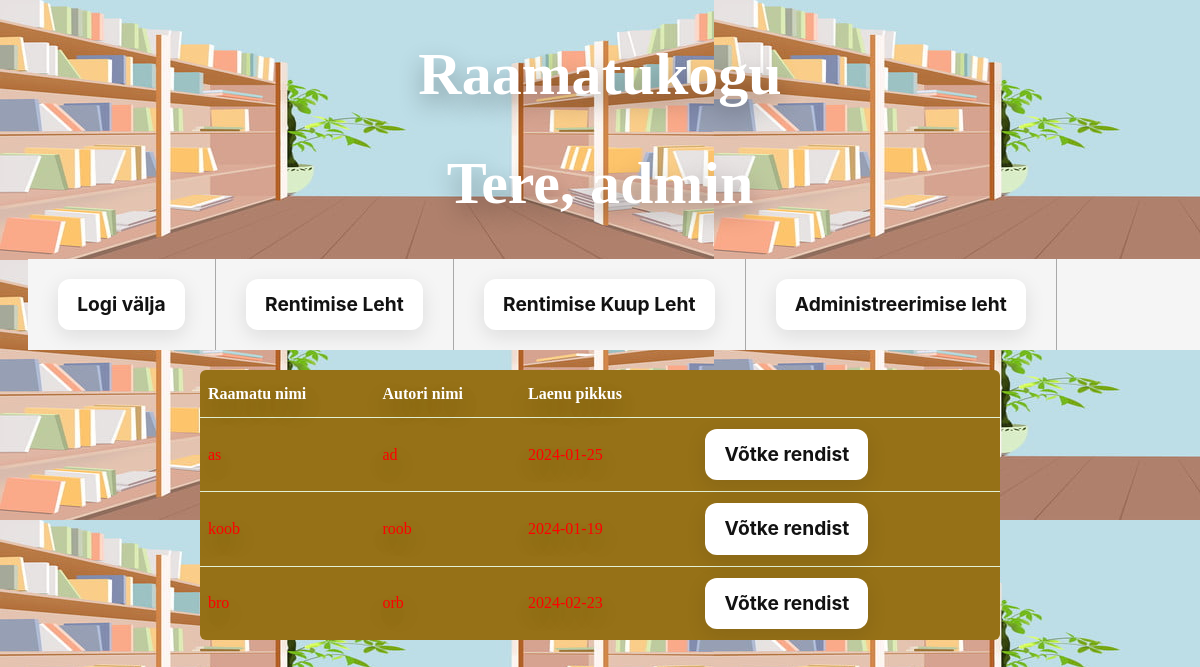
Screenshot of /kuupLeht.php (signed in) with the database file from the repository.
### tables this page shows
CREATE TABLE `raamatukogu` (
  `id` int(11) NOT NULL,
  `nimi` varchar(50) DEFAULT NULL,
  `autor` varchar(50) DEFAULT NULL,
  `laenutus_kuup` text DEFAULT 'puudub',
  `laenu_pikkus` date DEFAULT NULL,
  `saadavus` text DEFAULT 'on'
);

### kuupLeht.php (the view, shortened to what this page needs)
<?php
require_once ('conf.php');
function isAdmin(){
    return  isset($_SESSION['onAdmin']) && $_SESSION['onAdmin'];
}
?>
<!doctype html>
<html lang="et">
<head>
<link rel="stylesheet" type="text/css" href="style.css">
</head>
<body>
<header>
    <h1>Raamatukogu</h1>
    <?php
    if(isset($_SESSION['kasutaja'])){
        ?>
        <h1>Tere, <?="$_SESSION[kasutaja]"?></h1>
        <nav>
        <ul>
        <li>
        <a href="logout.php"><button id="LogOutButton" class="button-35">Logi välja</button></a>
        </li>
        <li>
             <a href="rentimiseLeht.php" ><button id="haldusbtn" class="button-35">Rentimise Leht</button></a>
        </li>
        <li>
             <a href="kuupLeht.php" ><button id="haldusbtn2" class="button-35">Rentimise Kuup Leht</button></a>
        </li>
        <?php if(isAdmin()){ ?>
            <li>
                <a href="haldusLeht.php"><button id="adminbtn" class="button-35">Administreerimise leht</button></a>
            </li>
            </ul>
    </nav>
        <?php } ?>
        <?php
    }
    ?>
</header>
</head>
<body>
<?php
if (isset($_SESSION["kasutaja"])) {
?>
<table>
    <tr>
        <th>Raamatu nimi</th>
        <th>Autori nimi</th>
        <th>Laenu pikkus</th>
    </tr>
<?php
    global $yhendus;
    $kask=$yhendus->prepare("SELECT id, nimi, autor, laenu_pikkus FROM raamatukogu WHERE saadavus='mitte'");
    $kask->bind_result($id, $nimi, $autor, $laenupikkus);
    $kask->execute();
    $date = date('m/d/Y h:i:s a', time());
    $now = strtotime($date);
    while($kask->fetch()){
        $laenu = strtotime($laenupikkus);
    $timeleft = $laenu-$now;
    $daysleft = round((($timeleft/24)/60)/60);
        echo "<tr>";
        $nimi=htmlspecialchars($nimi);
        if($daysleft>=7) {
            echo '<td style="color: green;">'.$nimi.'</td>';
        } else if($daysleft<=6 && $daysleft>=1){
            echo '<td style="color: orange;">'.$nimi.'</td>';
        } else {
            echo '<td style="color: red;">'.$nimi.'</td>';
        }
        if($daysleft>=7) {
            echo '<td style="color: green;">'.$autor.'</td>';
        } else if($daysleft<=6 && $daysleft>=1){
            echo '<td style="color: orange;">'.$autor.'</td>';
        } else {
            echo '<td style="color: red;">'.$autor.'</td>';
        }
        if($daysleft>=7) {
            echo '<td style="color: green;">'.$laenupikkus.'</td>';
        } else if($daysleft<=6 && $daysleft>=1){
            echo '<td style="color: orange;">'.$laenupikkus.'</td>';
        } else {
            echo '<td style="color: red;">'.$laenupikkus.'</td>';
        }
        if(isAdmin()){
                echo "<td><a href='?unrentimine=$id'><button class='button-35'>Võtke rendist</button></a></td>";
            }
            echo "</tr>";
    }
?>
</table>
    <?php }    ?>
</body>
</html>

### style.css (style rules this page uses)
li { float: left; }
li a { display: block; color:darkorange; font-size: 20px; text-align: center; text-decoration: none; padding: 10px 20px; border-right: solid 1px darkgrey; font-variant: small-caps; }
ul { list-style-type: none; margin: 20px; padding: 0; overflow: hidden; background-color: whitesmoke; width: 100%; }
.button-35 { align-items: center; background-color: #fff; border-radius: 12px; box-shadow: transparent 0 0 0 3px,rgba(18, 18, 18, .1) 0 6px 20px; box-sizing: border-box; color: #121212; cursor: pointer; display: inline-flex; flex: 1 1 auto; font-family: Inter,sans-serif; font-size: 1.2rem; font-weight: 700; justify-content: center; line-height: 1; margin: 10px; outline: none; padding: 1rem 1.2rem; text-align: center; text-decoration: none; transition: box-shadow .2s,-webkit-box-shadow .2s; white-space: nowrap; border: 0; user-select: none; -webkit-user-select: none; touch-action: manipulation; }
body { background-image: url("background.jpg"); background-color: #cccccc; color: #fff; text-align: center; text-shadow: 0 10px 25px rgba(0, 0, 0, 0.3); }
h1 { position: relative; color: #fff; font: 900 60px Montserrat; text-shadow: 0 10px 25px rgba(0, 0, 0, 0.3); }

### rows the page displays
raamatukogu: nimi "as", autor "ad", laenu_pikkus "2024-01-25"
raamatukogu: nimi "koob", autor "roob", laenu_pikkus "2024-01-19"
raamatukogu: nimi "bro", autor "orb", laenu_pikkus "2024-02-23"

### other values shown
$_SESSION[kasutaja] "admin"
